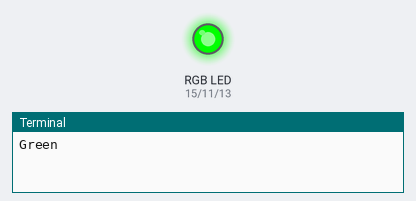
This program was run on a simulated Raspberry Pi (header pin numbers). Parts: an RGB LED mixed from three pins (HIGH = lit), the last lines printed to the terminal. At 13.2 s the program stops and its outputs stay as they are.

Above: at 0.5 s.
At 1.6 s:
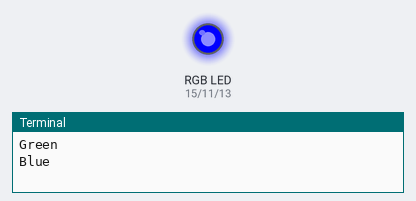
At 2.7 s:
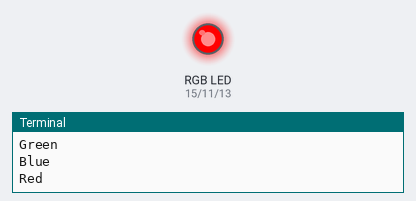
At 3.8 s:
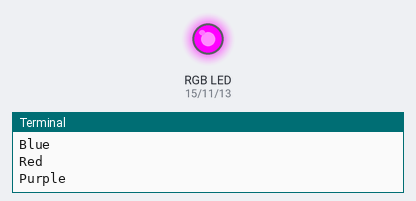
At 5.45 s:
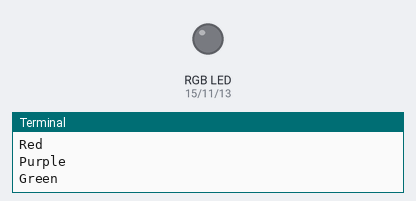
Timing chart, 0 to 5.8 s (numbered marks = the images above):
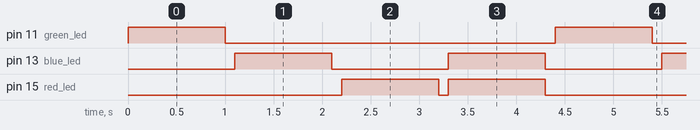

The program:

blink_led_RGB.py
```python
#!/usr/bin/python3

import RPi.GPIO as GPIO
import time
GPIO.setmode(GPIO.BOARD)
GPIO.cleanup()

green_led = 11
blue_led = 13
red_led = 15

GPIO.setup(green_led, GPIO.OUT)
GPIO.setup(blue_led, GPIO.OUT)
GPIO.setup(red_led, GPIO.OUT)
for x in range(0, 3):
    # Green LED
    print("Green")
    GPIO.output(green_led, True)
    GPIO.output(blue_led, False)
    GPIO.output(red_led, False)
    time.sleep(1)
    GPIO.output(green_led, False)
    time.sleep(.1)

    # Blue LED
    print("Blue")
    GPIO.output(blue_led, True)
    time.sleep(1)
    GPIO.output(blue_led, False)
    time.sleep(.1)

    # Red LED
    print("Red")
    GPIO.output(red_led, True)
    time.sleep(1)
    GPIO.output(red_led, False)
    time.sleep(.1)

    # Purple
    print("Purple")
    GPIO.output(blue_led, True)
    GPIO.output(red_led, True)
    time.sleep(1)
    GPIO.output(blue_led, False)
    GPIO.output(red_led, False)
    time.sleep(.1)

GPIO.cleanup()
```

Measured:
- by itself, pin 11 (green_led): alternates HIGH for 1.0 s and LOW for 3.4 s
- by itself, pin 13 (blue_led): alternates HIGH for 1.0 s and LOW for 1.2 s
- by itself, pin 15 (red_led): repeats every 4.4 s: LOW 0.10 s, HIGH 1.0 s, LOW 2.3 s, HIGH 1.0 s
